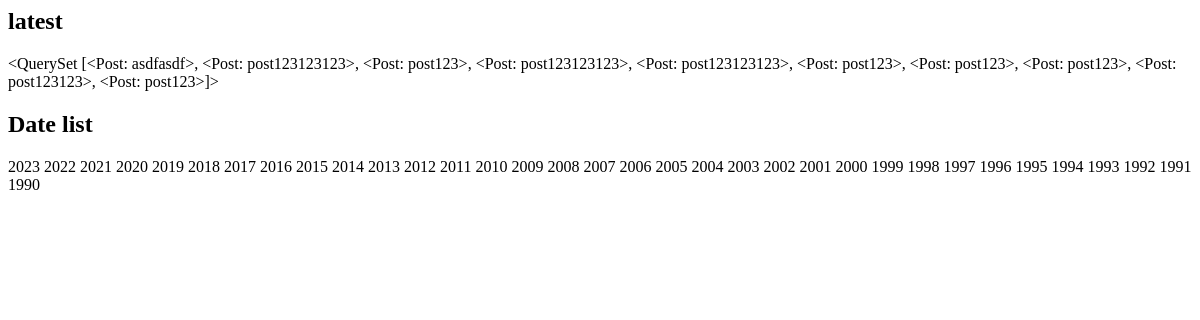
The page /instagram/archive/ on the database as committed earlier.
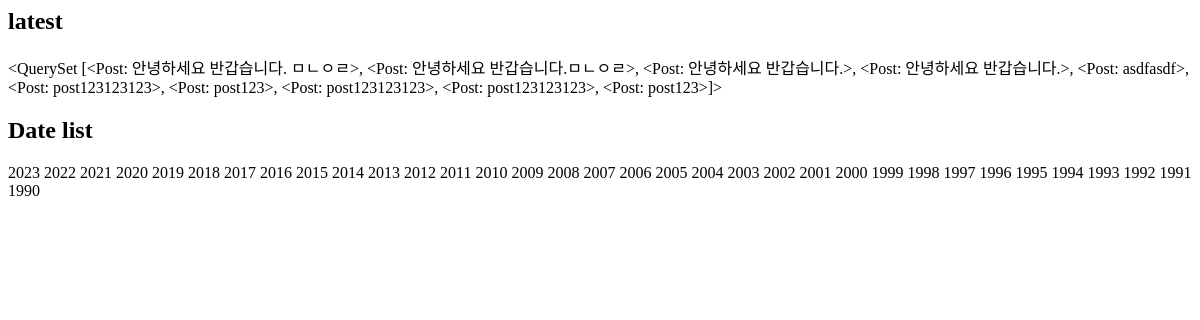
The same page on the database as committed later.
### gram/models.py (models this page shows, shortened)
class Post(models.Model):
    author = models.ForeignKey(
        settings.AUTH_USER_MODEL, on_delete=models.CASCADE)
    message = models.TextField(
        validators=[MinLengthValidator(10)]
    )
    photo = models.ImageField(blank=True, upload_to='gram/post/%Y%m%d')
    tag_set = models.ManyToManyField('Tag', blank=True)
    is_public = models.BooleanField(default=False, verbose_name='공개여부')
    created_at = models.DateTimeField(auto_now_add=True)
    updated_at = models.DateTimeField(auto_now=True)
    def __str__(self):
        return self.message
    class Meta:
        ordering = ['-id']

### templates/gram/post_archive.html
<h2>latest</h2>
{{ latest }}
<h2>Date list</h2>
{% for date in date_list %}
    {{ date|date:"Y" }}
{% endfor %}

Rows that differ between the two databases and show on the page:
no longer on this page (row unchanged): Post: message.message "<QuerySet [<Post: asdfasdf>, <Post: post123123123>, <Post: post123>, <Post: post123123123>, <Post: post123123123>, <Post: post123>, <Post: post123>, <Post: post123>, <Post: post123123>, <Post: post123>]>"
added Post: message.message "<QuerySet [<Post: 안녕하세요 반갑습니다. ㅁㄴㅇㄹ>, <Post: 안녕하세요 반갑습니다.ㅁㄴㅇㄹ>, <Post: 안녕하세요 반갑습니다.>, <Post: 안녕하세요 반갑습니다.>, <Post: asdfasdf>, <Post: post123123123>, <Post: post123>, <Post: post123123123>, <Post: post123123123>, <Post: post123>]>"
